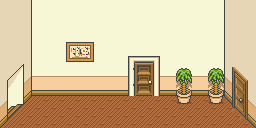

This is a level from a 2D game, rendered from its Tiled map with the project's own tilesets. A one-line summary and the complete map file follow:
An orthogonal 32x16 tile map with 8x8 px tiles, 1 tile layer (Base) and 2 objects.

<map version="1.2" tiledversion="1.2.1" orientation="orthogonal" renderorder="right-down" width="32" height="16" tilewidth="8" tileheight="8" infinite="0" nextlayerid="4" nextobjectid="3">
 <tileset firstgid="1" source="home_hall.tsx" />
 <layer id="2" name="Base" width="32" height="16">
  <data encoding="csv">
1,2,3,4,5,6,7,8,9,10,11,12,13,14,15,16,17,18,19,20,21,22,23,24,25,26,27,28,29,30,31,32,
33,34,35,36,37,38,39,40,41,42,43,44,45,46,47,48,49,50,51,52,53,54,55,56,57,58,59,60,61,62,63,64,
65,66,67,68,69,70,71,72,73,74,75,76,77,78,79,80,81,82,83,84,85,86,87,88,89,90,91,92,93,94,95,96,
97,98,99,100,101,102,103,104,105,106,107,108,109,110,111,112,113,114,115,116,117,118,119,120,121,122,123,124,125,126,127,128,
129,130,131,132,133,134,135,136,137,138,139,140,141,142,143,144,145,146,147,148,149,150,151,152,153,154,155,156,157,158,159,160,
161,162,163,164,165,166,167,168,169,170,171,172,173,174,175,176,177,178,179,180,181,182,183,184,185,186,187,188,189,190,191,192,
193,194,195,196,197,198,199,200,201,202,203,204,205,206,207,208,209,210,211,212,213,214,215,216,217,218,219,220,221,222,223,224,
225,226,227,228,229,230,231,232,233,234,235,236,237,238,239,240,241,242,243,244,245,246,247,248,249,250,251,252,253,254,255,256,
257,258,259,260,261,262,263,264,265,266,267,268,269,270,271,272,273,274,275,276,277,278,279,280,281,282,283,284,285,286,287,288,
289,290,291,292,293,294,295,296,297,298,299,300,301,302,303,304,305,306,307,308,309,310,311,312,313,314,315,316,317,318,319,320,
321,322,323,324,325,326,327,328,329,330,331,332,333,334,335,336,337,338,339,340,341,342,343,344,345,346,347,348,349,350,351,352,
353,354,355,356,357,358,359,360,361,362,363,364,365,366,367,368,369,370,371,372,373,374,375,376,377,378,379,380,381,382,383,384,
385,386,387,388,389,390,391,392,393,394,395,396,397,398,399,400,401,402,403,404,405,406,407,408,409,410,411,412,413,414,415,416,
417,418,419,420,421,422,423,424,425,426,427,428,429,430,431,432,433,434,435,436,437,438,439,440,441,442,443,444,445,446,447,448,
449,450,451,452,453,454,455,456,457,458,459,460,461,462,463,464,465,466,467,468,469,470,471,472,473,474,475,476,477,478,479,480,
481,482,483,484,485,486,487,488,489,490,491,492,493,494,495,496,497,498,499,500,501,502,503,504,505,506,507,508,509,510,511,512
</data>
 </layer>
 <objectgroup id="3" name="Collisions">
  <object id="1" x="256" y="128">
   <polygon points="0,0 -8,-8 -8,-48 -24,-64 -24,-24 -48,-24 -48,-32 -64,-32 -64,-24 -80,-24 -80,-32 -96,-32 -101.975,-32.0479 -101.843,-66.6276 -121.905,-66.6276 -122.037,-31.916 -128,-32 -224,-32 -232,-24 -232,-64 -248,-48 -248,-8 -256,0 -256,-128 0,-128" />
  </object>
  <object id="2" x="0" y="128" width="256" height="8" />
 </objectgroup>
</map>